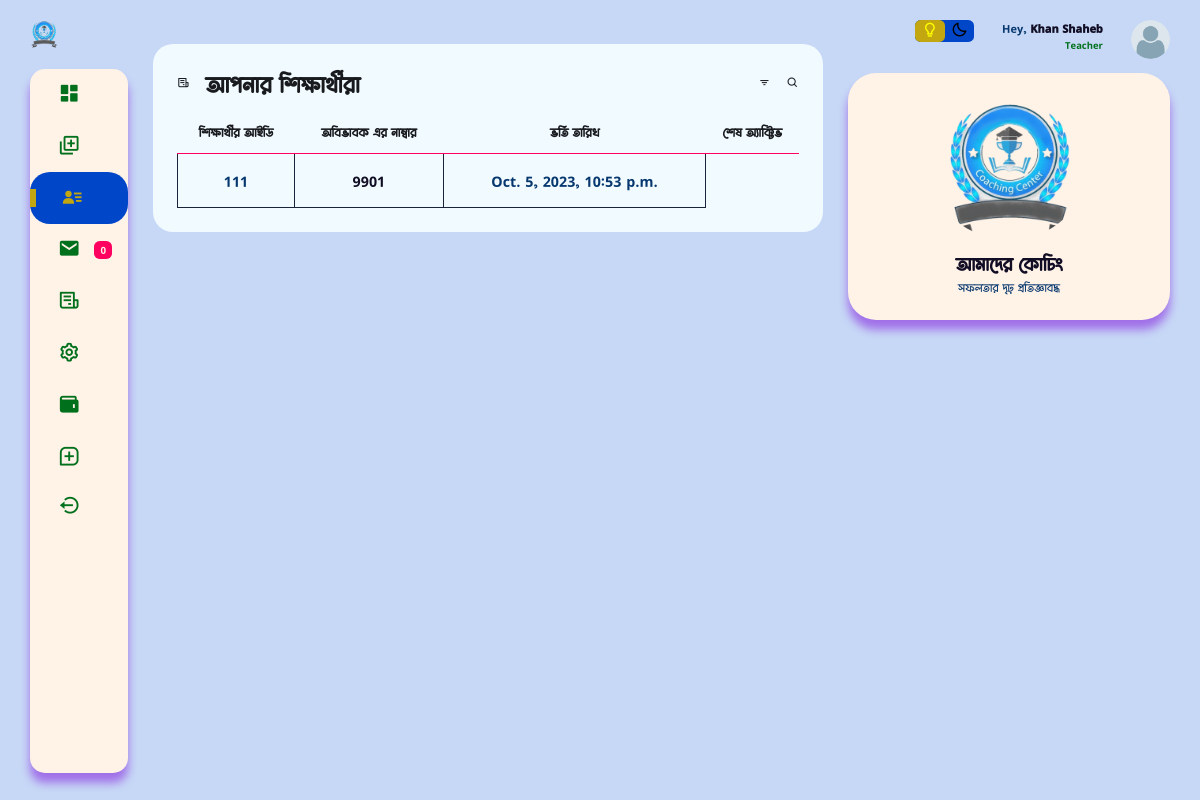
The app's page /teacher_dashboard/your_student (signed in) with its own data.
### users/models.py (models this page shows, shortened)
class Student(models.Model):
    user = models.OneToOneField(CustomUser, on_delete=models.CASCADE)
    basic_step_of_reg = models.BooleanField(default=False)
    choose_subjects = models.BooleanField(default=False)
    s_approval = models.BooleanField(default=False)
    guardian_phone_is_verified = models.BooleanField(default=False)
    s_name = models.CharField(max_length=170, null=True, blank=True)
    shift = models.ForeignKey(Shift, on_delete=models.CASCADE, null=True, blank=True)
    batch = models.ForeignKey(Batch, on_delete=models.CASCADE, null=True, blank=True)
    profile_pic = models.ImageField( upload_to="student", default='avatar.png')
    class_subjects = models.ForeignKey(ClassWithSubject, on_delete=models.CASCADE, null=True, blank=True )
    s_id = models.IntegerField(null=True, blank=True)
    guardian_phone = models.CharField(max_length=15)
    your_subjects = MultiSelectField(max_length=170, null=True, blank=True)
    s_phone = models.CharField(max_length=15, blank=True, null=True)
    guardian_email = models.EmailField(max_length=100, blank=True, null=True)
    created_at = models.DateTimeField(auto_now_add=True)
    updated_at = models.DateTimeField(auto_now=True)
    def __init__(self, *args, **kwargs):
        super(Student, self).__init__(*args, **kwargs)
        if self.class_subjects:
            self._meta.get_field('your_subjects').choices = [
                (subject.name.lower(), subject.name) for subject in self.class_subjects.subjects.all()
            ]
        else:
            self._meta.get_field('your_subjects').choices = [
                ('math', 'math')
            ]
    class Meta:
        verbose_name_plural = "ইউজার ( শিক্ষার্থী )"

class CustomUser(AbstractUser):
    username = None
    email = models.EmailField("email_address", unique=True, max_length=354)
    phone_number = models.CharField(max_length=15, blank=True, null=True)
    ROLE_CHOICES = [
        ('student', 'Student'),
        ('teacher', 'Teacher'),
        ('guardian', 'Guardian'),
    ]
    role = models.CharField(max_length=10, choices=ROLE_CHOICES)
    USERNAME_FIELD = "email"
    REQUIRED_FIELDS = ['phone_number']
    objects = CustomManager()
    class Meta:
        verbose_name_plural = "ইউজার অ্যাকাউন্ট *VIP* "

class Teacher(models.Model):
    user = models.OneToOneField(CustomUser, on_delete=models.CASCADE)
    basic_step_of_reg = models.BooleanField(default=False)
    t_name = models.CharField(max_length=100)
    profile_pic = models.ImageField(upload_to="teacher", default='teacher.png')
    teacher_background = models.CharField(max_length=20, choices=background_of_teacher)
    t_present_adress = models.CharField( max_length=150, null=True, blank=True)
    t_permnt_adress = models.CharField( max_length=150, null=True, blank=True)
    t_extra_phone = models.CharField( max_length=50, null=True, blank=True)
    t_approval = models.BooleanField(default=False)
    created_at = models.DateTimeField(auto_now_add=True)
    updated_at = models.DateTimeField(auto_now=True)
    class Meta:
        verbose_name_plural = "ইউজার( শিক্ষক-শিক্ষিকা )"

### home/views.py (the view, shortened to what this page needs)
# urls.py: path('teacher_dashboard/<str:page>', teacher_dashb, name="teacher_dashb"),
@login_required
def teacher_dashb(request, page=None):
    if request.user.role == 'teacher':
        if page == 'add_mark':
            shift = Shift.objects.all()
            return render(request, 'teacher/add_mark.html', {'data':shift})
        elif page == 'msg':
            all_msg = MessageForTeacher.objects.filter(message_for = request.user.teacher).order_by('upload_at', '-visited')
            context = {
                'all_message':all_msg,
            }
            return render(request, 'teacher/msg.html', context)
        elif page == 'apply_leave':
            return render(request, 'teacher/apply_leave.html')
        elif page == 'all_setting':
            return redirect('edit_profile')
        elif page == 'quiz':
            return render(request, 'teacher/quiz.html')
        elif page == 'your_student':
            batch_of_teacher = MakeBatch.objects.filter(teacher = request.user.teacher)
            your_students = set()
            for b in batch_of_teacher:
                subj = get_object_or_404(Subjects, name=b.subject)
                cls = get_object_or_404(ClassWithSubject, s_class=b.class_name)
                the_student = Student.objects.filter(batch_id=b.batch.id,
                                                     your_subjects__contains=subj.name,
                                                     class_subjects=cls
                                                    ).order_by('created_at')
                for s in the_student:
                    your_students.add(s)
            return render(request, 'teacher/your_student.html', {'students':your_students})
        elif page == 'wallet':
            return render(request, 'teacher/wallet.html')
        elif page == 'routine':
            routine = MakeBatch.objects.filter(teacher = request.user.teacher)
            return render(request, 'teacher/routine.html', {'routine':routine})
        elif page == 'your_subject':
            sub = MakeBatch.objects.filter(teacher = request.user.teacher)
            return render(request, 'teacher/your_subject.html', {'subs':sub})
    else:
        return render(request, 'main/404.html')

### home/public.py (called while the page is built)
def common_data(request):
    try:
        if request.user.role == "student":
            try:
                unviewed_msg_std = MessageForStudent.objects.filter(message_for = request.user.student, visited = False).count()
            except:
                unviewed_msg_std = 0
            context = {
                'unviewed_msg_std' : unviewed_msg_std,
            }
        elif request.user.role == "teacher":
            try:
                unviewed_msg = MessageForTeacher.objects.filter(message_for = request.user.teacher, visited = False).count()
            except:
                unviewed_msg = 0
            context = {
                'unviewed_msg' : unviewed_msg,
            }
        else:
            context={}
    except:
        context = {}
    return context

### users/models.py (called while the page is built)
    def __str__(self):
        return self.name

    def __str__(self):
        return self.s_class

### templates/teacher/your_student.html (shortened to what this page needs)
{% extends 'teacher/base.html' %}
{% load static %}
{% block content %}
<div class="bottom-data">
    <div class="orders">
        <div class="header">
            <i class='bx bx-receipt'></i>
            <h3>আপনার শিক্ষার্থীরা</h3>
            <i class='bx bx-filter'></i>
            <i class='bx bx-search'></i>
        </div>
    <table>
        <thead>
            <tr>
                <th>শিক্ষার্থীর আইডি</th>
                <th>অবিভাবক এর নাম্বার</th>
                <th>ভর্তি তারিখ </th>
                <th>শেষ অ্যাক্টিভ </th>
            </tr>
        </thead>
        <tbody>
            {% for s in students %}
            <tr>
                <td>
                    {{s.s_id}}
                </td>
                <td>
                    <a href="callto:{{s.guardian_phone}}">{{s.guardian_phone}} </a>
                </td>
                <td>
                    {{s.user.date_joined}}
                </td>
            </tr>
            {% endfor %}
        </tbody>
    </table>
</div>
</div>
{% endblock content %}

### templates/teacher/base.html (shortened to what this page needs)
<!DOCTYPE html>
{% load static %}
<html lang="en">
<head>
    <link href='https://unpkg.com/boxicons@2.1.4/css/boxicons.min.css' rel='stylesheet'>
    <link rel="stylesheet" href="{% static "css/tdash.css" %}">
</head>
<body>
    <div class="container">
        <aside>
            <div class="toggle">
                <div class="logo">
                    <img src="{% static "image/coaching.png" %}">
                </div>
            </div>
            <div class="sidebar">
               {% url 'teacher_dashb' page='home' as home %}
               {% url 'teacher_dashb' page='add_mark' as add_mark %}
               {% url 'teacher_dashb' page='msg' as msg %}
               {% url 'teacher_dashb' page='apply_leave' as apply_leave %}
               {% url 'teacher_dashb' page='all_setting' as all_setting %}
               {% url 'teacher_dashb' page='hw' as hw %}
               {% url 'teacher_dashb' page='your_student' as your_student %}
               {% url 'teacher_dashb' page='wallet' as wallet %}
               <a {% if request.path == home %}class="active"{% endif %} href="{% url 'teacher_dashb' page='home' %}">
                  <span >
                    <i class='bx bxs-dashboard' ></i>
                  </span>
              </a>
               <a {% if request.path == add_mark %}class="active"{% endif %} href="{% url 'teacher_dashb' page='add_mark' %}">
                   <span >
                    <i class='bx bx-add-to-queue'></i>
                   </span>
               </a>
               <a {% if request.path == your_student %}class="active"{% endif %} href="{% url "teacher_dashb" page='your_student' %}">
                    <span >
                        <i class='bx bxs-user-detail'></i>
                    </span>
                </a>
               <a {% if request.path == msg %}class="active"{% endif %} href="{% url 'teacher_dashb' page='msg' %}">
                   <span >
                    {% if unviewed_msg == 0 %}
                    <i class='bx bxs-envelope' ></i>
                    {% else %}
                    <i class='bx bxs-envelope bx-tada' ></i>
                    {% endif %}
                   </span>
                   <span class="message-count">{{unviewed_msg}}</span>
               </a>
               <a {% if request.path == apply_leave %}class="active"{% endif %} href="{% url 'teacher_dashb' page='apply_leave' %}">
                   <span >
                    <i class='bx bx-receipt'></i>
                   </span>
               </a>
               <a {% if request.path == all_setting %}class="active"{% endif %} href="{% url 'teacher_dashb' page='all_setting' %}">
                   <span >
                       <i class='bx bx-cog bx-spin'  ></i>
                   </span>
               </a>
               <a {% if request.path == wallet %}class="active"{% endif %} href="{% url 'teacher_dashb' page='wallet' %}">
                <span >
                    <i class='bx bxs-wallet'  ></i>
                </span>
               </a>
               <a {% if request.path == hw %}class="active"{% endif %} href="{% url 'teacher_dashb' page='hw' %}">
                   <span >
                    <i class='bx bx-message-square-add'></i>
                   </span>
               </a>
               <a href="{% url "logout" %}">
                   <span >
                    <i class='bx bx-log-out-circle bx-fade-left'  ></i>
                   </span>
               </a>
           </div>
        </aside>
        <main>
            {% block content %}{% endblock content %}
        </main>
        <div class="right-section">
            <div class="nav">
                <div class="dark-mode">
                    <span class="material-icons-sharp active">
                        <i class='bx bx-bulb' style='color:yellow' ></i>
                    </span>
                    <span >
                        <i class='bx bx-moon' style='color:black' ></i>
                    </span>
                </div>
                <div class="profile">
                    <div class="info">
                        <p>Hey, <b>{{request.user.teacher.t_name}}</b></p>
                        <small class="text-muted">Teacher</small>
                    </div>
                    <div class="profile-photo">
                        <img src="{{request.user.teacher.profile_pic.url}}">
                    </div>
                </div>
            </div>
            <div class="user-profile">
                <div class="logo">
                    <img src="{% static "image/coaching.png" %}">
                    <h2>আমাদের কোচিং</h2>
                    <p>সফলতার দৃঢ় প্রতিজ্ঞাবদ্ধ</p>
                </div>
            </div>
        </div>
    </div>
</body>
</html>

### records on screen
Student: s_id "111", guardian_phone "9901", user.date_joined "Oct. 5, 2023, 10:53 p.m."
CustomUser: user.teacher.t_name "Khan Shaheb", user.teacher.profile_pic (picture)

### other values on screen
{{ unviewed_msg }} "0"
